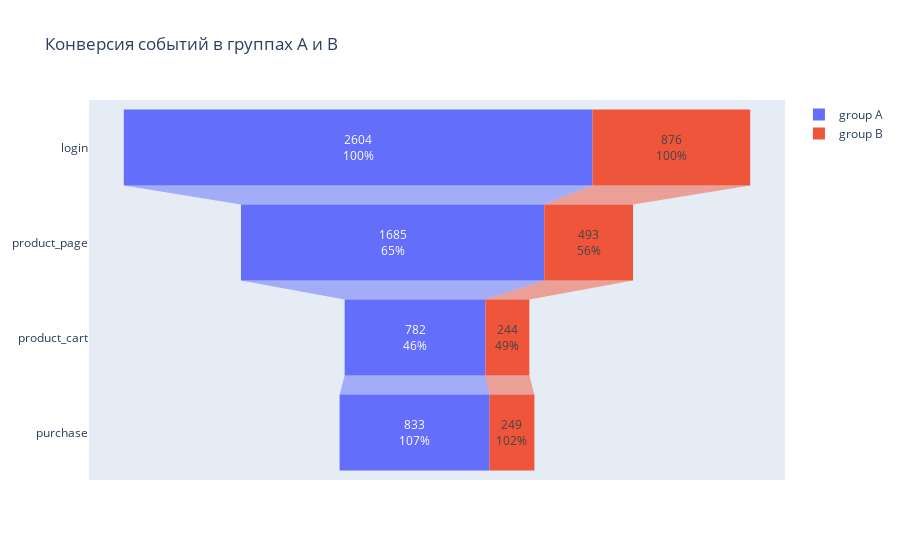

The code cell stored with this chart in its notebook:
### Code cell
fig = go.Figure()
fig.add_trace(go.Funnel(
	name='group A',
	x=group_a_conv['user_id'],
  y=group_a_conv['event_name'],
	textinfo='value+percent previous'))
fig.add_trace(go.Funnel(
	name='group B',
	x=group_b_conv['user_id'],
  y=group_b_conv['event_name'],
	textinfo='value+percent previous'))

fig.update_layout(
	title='Конверсия событий в группах А и В', autosize=True)
fig.show()

### Figure 1 — Plotly figure (JSON) as saved in the notebook; plotly's stock layout.template omitted (floating-point values rounded to 4 significant figures)
{"data": [{"name": "group A", "textinfo": "value+percent previous", "type": "funnel", "x": [2604, 1685, 782, 833], "y": ["login", "product_page", "product_cart", "purchase"]}, {"name": "group B", "textinfo": "value+percent previous", "type": "funnel", "x": [876, 493, 244, 249], "y": ["login", "product_page", "product_cart", "purchase"]}], "layout": {"autosize": true, "title": {"text": "Конверсия событий в группах А и В"}}}
